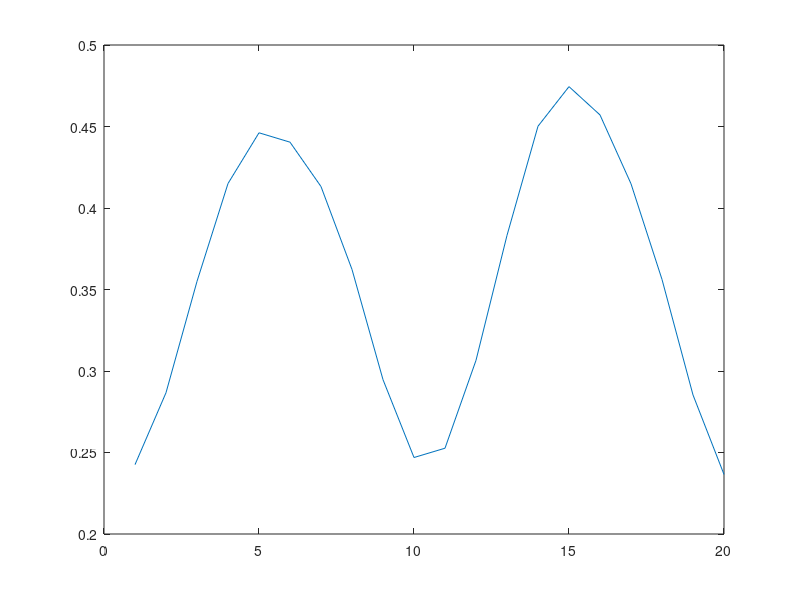

Source code (MATLAB):
clear all;
pkg load signal;
load johnstride.txt;
x = johnstride;
a = 1;
b = [1/4 1/4 1/4 1/4];
y = filter(b,a,x);

t = 1:length(x);
%plot(t,x,'',t,y,'-');
%legend('original','mask is 1/4');

k=1;
for i=2:length(y)-1
if ( y(i-1)>y(i) && y(i+1)>y(i) )
val(k)=y(i);
pos(k)=i;

k=k+1;
endif
endfor
val
pos

w=pos(2):pos(4);
finalstride=y(w);



 %[pks idx] = findpeaks(y);
 plot(finalstride);
 %plot(t,y,t(pos),y(pos));
